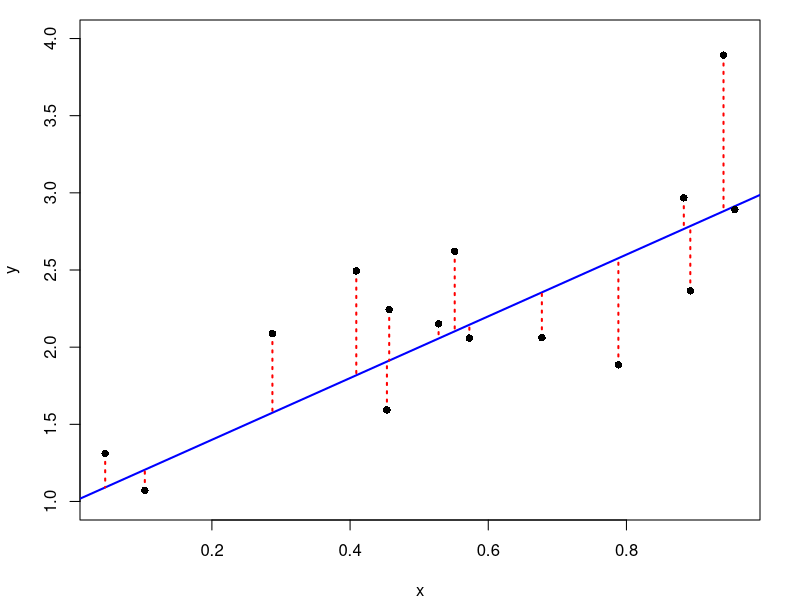
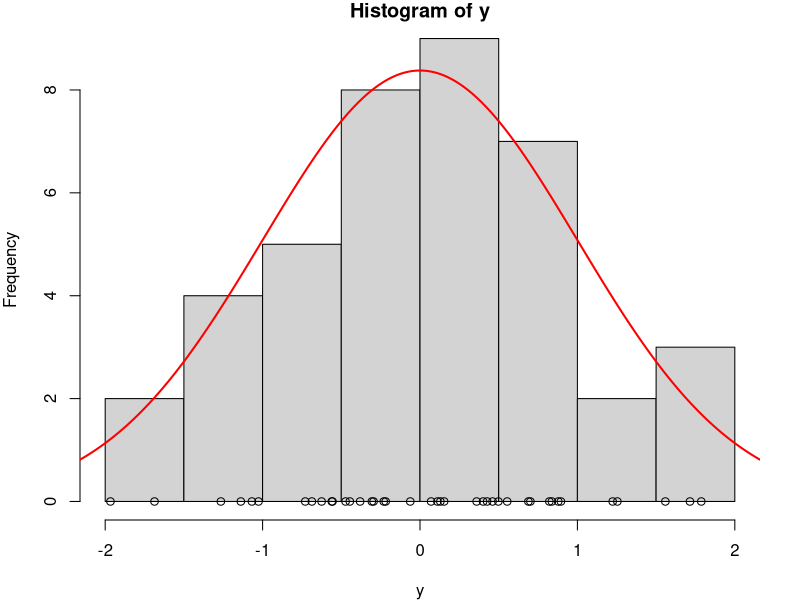
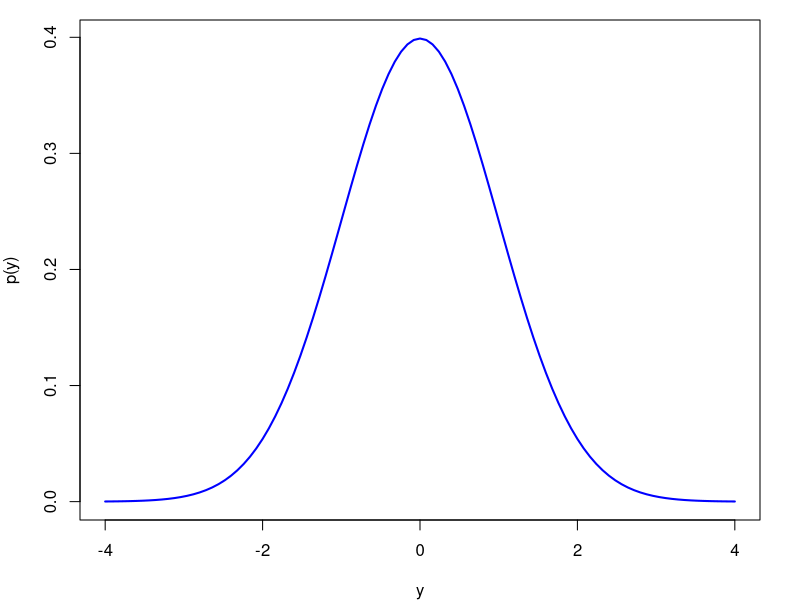

The R source for these figures, in order:
## ---- chunk 1
knitr::opts_chunk$set(echo = FALSE)
## ---- chunk 2
set.seed(123)
n = 15
x = runif(n, 0, 1)
y = rnorm(n, 1+2*x, 0.4)
par(mfrow=c(1,1), mar=c(4,4,1,2), oma=c(0,0,0,0))
plot(x,y, ylim=c(1,4), type="n")
abline(1,2, lwd=2, col="blue")
for(i in 1:n){
  lines(c(x[i],x[i]), c(y[i], 1+2*x[i]), lwd=2, col="red", lty=3)
}
points(x,y, pch=16, cex=1)
## ---- chunk 3
set.seed(123)
n = 40
y = rnorm(n, 0, 1)
par(mfrow=c(1,1), mar=c(4,4,1,2), oma=c(0,0,0,0))
hist(y)
# plot(y, type="p")
points(y,rep(0,n))

x.plot=seq(-4,4,by=0.01)

lines(x.plot, 21*dnorm(x.plot), lwd=2, col="red")

## ---- chunk 4
par(mfrow=c(1,1), mar=c(4,4,1,2), oma=c(0,0,0,0))
curve(dnorm, from=-4, to=4, ylab="p(y)", xlab="y", lwd=2, col="blue")
